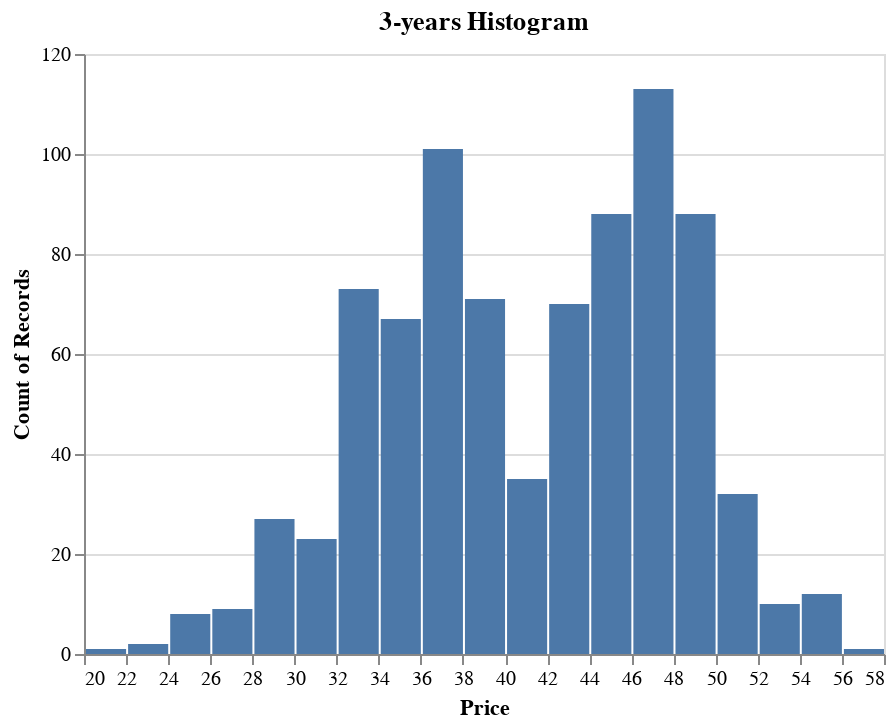

Notebook source saved alongside this figure:
### Code cell
histogramePriceAll(name)

### Figure 1 — Vega-Lite specification as saved in the notebook (floating-point values rounded to 4 significant figures; data arrays with more than 128 entries replaced by an {"elided": "..."} marker saying what was removed)
{"config": {"view": {"continuousWidth": 400, "continuousHeight": 300}}, "data": {"name": "data-eae640bfb5f3a4014fd321270cda1baf"}, "mark": "bar", "encoding": {"tooltip": [{"bin": {"maxbins": 30}, "field": "Dernier", "title": "  Price ", "type": "quantitative"}, {"aggregate": "count", "type": "quantitative"}], "x": {"bin": {"maxbins": 30}, "field": "Dernier", "title": "Price", "type": "quantitative"}, "y": {"aggregate": "count", "type": "quantitative"}}, "selection": {"selector015": {"type": "interval", "bind": "scales", "encodings": ["x", "y"]}}, "title": "3-years Histogram ", "$schema": "https://vega.github.io/schema/vega-lite/v4.17.0.json", "datasets": {"data-eae640bfb5f3a4014fd321270cda1baf": {"elided": "831 records"}}}
